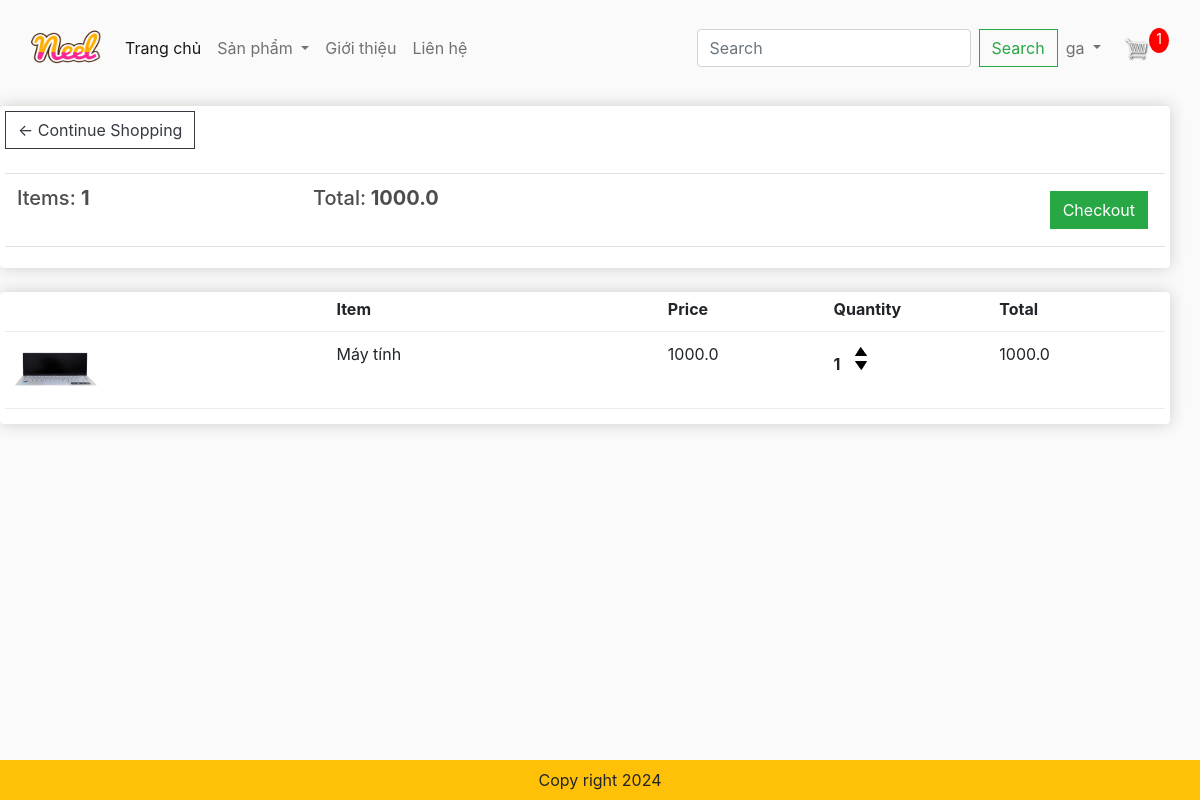
The page /cart/ (signed in) on the database its author committed.
### app/models.py (models this page shows, shortened)
class Order(models.Model):
    customer = models.ForeignKey(User,on_delete=models.SET_NULL,blank=True,null=True)
    date_order = models.DateTimeField(auto_now_add=True)
    complete = models.BooleanField(default=False,null=True,blank=True)
    transaction_id = models.CharField(max_length=200,null=True)
    @property
    def get_cart_items(self):
        orderitems = self.orderitem_set.all()
        total = sum([item.quantity for item in orderitems])
        return total
    @property
    def get_cart_total(self):
        orderitems = self.orderitem_set.all()
        total = sum([item.get_total for item in orderitems])
        return total

class OrderItem(models.Model):
    product = models.ForeignKey(Product,on_delete=models.SET_NULL,blank=True,null=True)
    order = models.ForeignKey(Order,on_delete=models.SET_NULL,blank=True,null=True)
    quantity = models.IntegerField(default=False,null=True,blank=True)
    date_added = models.DateTimeField(auto_now_add=True)
    @property
    def get_total(self):
        total = self.product.price * self.quantity
        return total

class Product(models.Model):
    category = models.ManyToManyField(Category,related_name='product')
    name = models.CharField(max_length=200,null=True)
    price = models.FloatField()
    digital = models.BooleanField(default=False,null=True,blank=False)
    image = models.ImageField(null=True,blank=True)
    @property
    def ImageURL(self):
        try:
            url = self.image.url
        except:
            url = ''
        return url

### app/views.py (the view)
# urls.py: path("cart/", views.cart, name= "cart"),
def cart(request):
    if request.user.is_authenticated:
        customer = request.user
        order, created = Order.objects.get_or_create(customer=customer, complete=False)
        items = order.orderitem_set.all()
        cartItems = order.get_cart_items
    else:
        items=[]
        order = {'get_cart_items':0,'get_cart_total':0 }
        cartItems = order['get_cart_items']
    context= {'items':items,'order':order, 'cartItems':cartItems}
    return render(request, 'app/cart.html',context)

### app/templates/app/cart.html
{% extends 'app/base.html' %}
{% load static %}
{% block cart_content %}
<div class="row" style='width:100%'>
	<div class="col-lg-12">
		<div class="box-element">
			<a  class="btn btn-outline-dark" href="{% url 'home' %}">&#x2190; Continue Shopping</a>
			<br>
			<br>
			<table class="table">
				<tr>
					<th><h5>Items: <strong>{{order.get_cart_items}}</strong></h5></th>
					<th><h5>Total:<strong> {{order.get_cart_total}}</strong></h5></th>
					<th>
						<a  style="float:right; margin:5px;" class="btn btn-success" href="{% url 'checkout' %}">Checkout</a>
					</th>
				</tr>
			</table>
		</div>
		<br>
		<div class="box-element">
			<div class="cart-row">
				<div style="flex:2"></div>
				<div style="flex:2"><strong>Item</strong></div>
				<div style="flex:1"><strong>Price</strong></div>
				<div style="flex:1"><strong>Quantity</strong></div>
				<div style="flex:1"><strong>Total</strong></div>
			</div>
			{% for item in items %}
			<div class="cart-row">
				<div style="flex:2"><img class="row-image" src="{{item.product.ImageURL}}"></div>
				<div style="flex:2"><p>{{item.product.name}}</p></div>
				<div style="flex:1"><p>{{item.product.price}}</p></div>
				<div style="flex:1">
					<p class="quantity">{{item.quantity}}</p>
					<div class="quantity">
						<img data-product={{item.product.id}} data-action="add" class="chg-quantity update-cart" src="{% static  'app/images/arrow-up.png' %}">
						<img data-product={{item.product.id}} data-action="remove" class="chg-quantity update-cart" src="{% static  'app/images/arrow-down.png' %}">
					</div>
				</div>
				<div style="flex:1"><p>{{item.get_total}}</p></div>
			</div>
			{% endfor %}
		</div>
	</div>
</div>
{% endblock cart_content %}

### app/templates/app/base.html (shortened to what this page needs)
{% load static %}
<!DOCTYPE html>
<html>
    <head>
        <link href="https://cdn.jsdelivr.net/npm/bootstrap@5.2.3/dist/css/bootstrap.min.css" rel="stylesheet">
        <link href="{% static 'app/css/style.css'%}" rel="stylesheet"/>
        <link href="{% static 'app/css/owl.carousel.min.css'%}" rel="stylesheet"/>
        <link href="{% static 'app/css/all.min.css'%}" rel="stylesheet"/>
        <link rel="stylesheet" href="https://stackpath.bootstrapcdn.com/bootstrap/4.3.1/css/bootstrap.min.css">
        <link href="https://cdnjs.cloudflare.com/ajax/libs/font-awesome/5.15.4/css/all.min.css" rel="stylesheet">
        <link type="text/css" href="{% static 'app/css/main.css'%}" rel="stylesheet"/>
        <link rel="stylesheet" href="">
    </head>
    <body>
        <nav class="navbar navbar-expand-lg bg-body-tertiary">
            <div class="container-fluid">
              <a class="navbar-brand" href="{% url 'home' %}">
                <img src= "{%static 'app/images/Neel.png'%}" width="70" height="70"/>
              </a>
              <div class="collapse navbar-collapse" id="navbarSupportedContent">
                <ul class="navbar-nav me-auto mb-2 mb-lg-0">
                  <li class="nav-item">
                    <a class="nav-link active" aria-current="page" href="{% url 'home' %}">Trang chủ</a>
                  </li>
                  <li class="nav-item dropdown">
                    <a class="nav-link dropdown-toggle" href="#" role="button" data-bs-toggle="dropdown" aria-expanded="false">
                      Sản phẩm
                    </a>
                  </li>
                  <li class="nav-item">
                    <a class="nav-link" href="#">Giới thiệu</a>
                  </li>
                  <li class="nav-item">
                    <a class="nav-link" href="#">Liên hệ</a>
                  </li>
                </ul>
                <form class="d-flex" role="search" method ="POST" action = "{% url 'search' %}">
                  <input class="form-control me-2" type="search" placeholder="Search" aria-label="Search" name = "searched">
                  <button class="btn btn-outline-success" type="submit">Search</button>
                </form>
              </div>
              <ul class="navbar-nav me-auto mb-2 mb-lg-0">
              {% if user.is_authenticated %}
                <li class="nav-item dropdown">
                  <a class="nav-link dropdown-toggle" href="#" role="button" data-bs-toggle="dropdown" aria-expanded="false">
                    {{request.user}}
                  </a>
                </li>
                <div class="form-inline my-2 my-lg-0">
                  <a href="{% url 'cart'%}"><img id ="cart-icon" src = "{% static 'app/images/cart.png' %}"/></a>
                  <p id="cart-total">{{cartItems}}</p>
                </div>
              {% endif %}
              </ul>
            </div>
          </nav>
     {% block cart_content %}{%endblock cart_content%}
      <footer class="container--fluid bg-warning text-center fixed-bottom p-2 mt-5">
        Copy right 2024
      </footer>
    </body>
</html>

### app/static/app/css/main.css (style rules this page uses)
body { background-color: hsl(0, 0%, 98%); }
h1,h2,h3,h4,h5,h6 { color:hsl(0, 0%, 30%); }
.box-element { box-shadow:hsl(0, 0%, 80%) 0 0 16px; background-color: #fff; border-radius: 4px; padding: 5px; }
#cart-icon { width:25px; display: inline-block; margin-left: 15px; }
#cart-total { display: block; text-align: center; color:#fff; background-color: red; width: 20px; height: 25px; border-radius: 50%; font-size: 14px; }
.col-lg-3, .col-lg-4, .col-lg-6, .col-lg-8, .col-lg-12 { margin-top: 10px; }
.btn { border-radius: 0; }
.row-image { width: 100px; }
.cart-row { display: flex; align-items: flex-stretch; padding-bottom: 10px; margin-bottom: 10px; border-bottom: 1px solid #ececec; }
.quantity { display: inline-block; font-weight: 700; padding-right:10px; }
.chg-quantity { width: 12px; cursor: pointer; display: block; margin-top: 5px; transition:.1s; }

### rows shown on the page
Order: get_cart_items "1", get_cart_total "1000.0"
OrderItem: product.ImageURL (picture), product.name "Máy tính", product.price "1000.0", quantity "1", get_total "1000.0"

### other values the page prints
{{ request.user }} "ga"
{{ cartItems }} "1"
